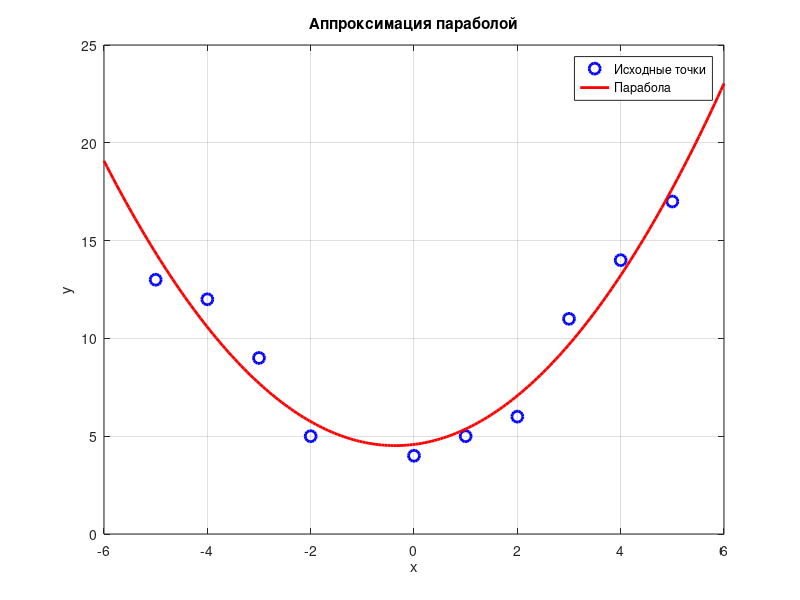

This figure's MATLAB source:
% === Табличные данные (вставь свои точки!!!) ===
x = [-5,-4, -3, -2, 0, 1, 2, 3, 4, 5];
y = [13, 12, 9, 5, 4, 5, 6, 11, 14, 17];

% --- Суммы ---
S1 = sum(x);
S2 = sum(x.^2);
S3 = sum(x.^3);
S4 = sum(x.^4);
n  = length(x);

% --- Матрица T ---
T = [S4, S3, S2;
     S3, S2, S1;
     S2, S1, n];

disp('Матрица T:');
disp(T);

% --- Вектор D ---
S_y   = sum(y);
S_xy  = sum(x .* y);
S_x2y = sum((x.^2) .* y);

D = [S_x2y; S_xy; S_y];

% --- Решение системы ---
X = T \ D;
disp('Коэффициетны X = T/D:');
disp(X);

a2 = X(1);
a1 = X(2);
a0 = X(3);

% --- Стандартная форма ---
fprintf('\n=== Классический вид параболы ===\n');
fprintf("f(x) = %.4f*x^2 + %.4f*x + %.4f\n", a2, a1, a0);

% --- Значения модели ---
f_x = a2*x.^2 + a1*x + a0;

% --- Ошибки ---
err  = abs(sum((y - f_x)));       % сумма квадратов ошибок

fprintf('\n=== Ошибки ===\n');
fprintf("err = %.6f\n\n", err);

res = y - f_x;
SSE  = sum(res.^2);                  % сумма квадратов ошибок
RMSE = sqrt(mean(res.^2));           % среднеквадратичная ошибка
fprintf('Сумма квадратов ошибок (SSE) = %.6f\n', SSE);
fprintf('Среднеквадратичная ошибка (RMSE) = %.6f\n', RMSE);

% --- График ---
figure;
plot(x, y, 'bo', 'MarkerSize', 8, 'LineWidth', 2); hold on;

x_plot = linspace(min(x)-1, max(x)+1, 200);
y_plot = a2*x_plot.^2 + a1*x_plot + a0;

plot(x_plot, y_plot, 'r-', 'LineWidth', 2);
grid on;

title('Аппроксимация параболой');
xlabel('x');
ylabel('y');
legend('Исходные точки', 'Парабола', 'Location', 'best');
